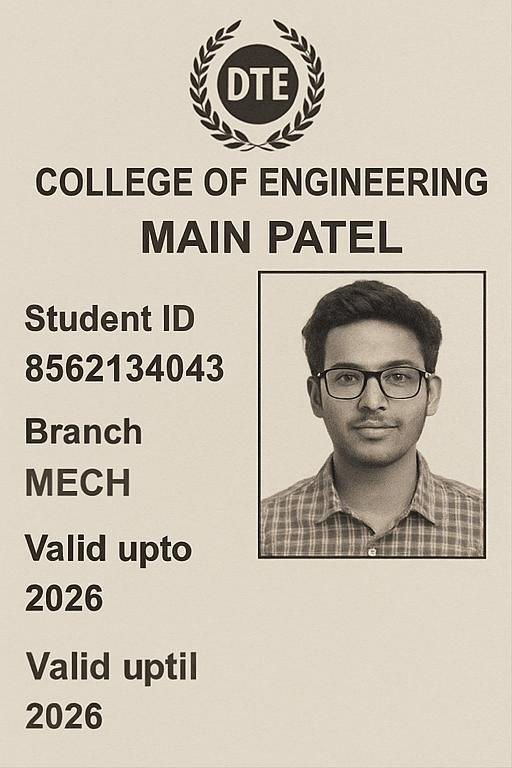
#> input picture test_images/id_card_0_0.jpeg, 512 x 768 px
$ python -i ocr__utils.py   (imports and definitions only)
#> lines starting #> are read from the running program, lines starting #| are printed output that depends on the picture; after the words box and inside, x2 and y2 are one past the last pixel; in counts of white or black regions, pixels touching at a corner belong together
import cv2
import pytesseract
from PIL import Image
import numpy as np

def preprocess_image(image_path: str) -> Image.Image:
#> called with image_path = 'test_images/id_card_0_0.jpeg'
    image = cv2.imread(image_path)
#> image is the input picture: shape (768, 512, 3); mean B, G, R 177.1, 191.4, 200.5

    # Convert to grayscale
    gray = cv2.cvtColor(image, cv2.COLOR_BGR2GRAY)

    # Resize
    gray = cv2.resize(gray, None, fx=2, fy=2, interpolation=cv2.INTER_LINEAR)
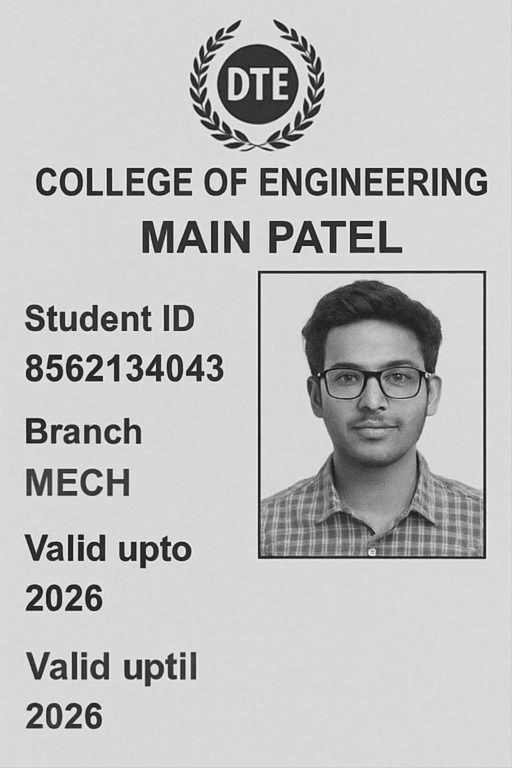
#> gray: shape (1536, 1024) (shown at 1/2 size); min 6, max 251, mean 192.5

    # Thresholding
    _, thresh = cv2.threshold(gray, 150, 255, cv2.THRESH_BINARY)
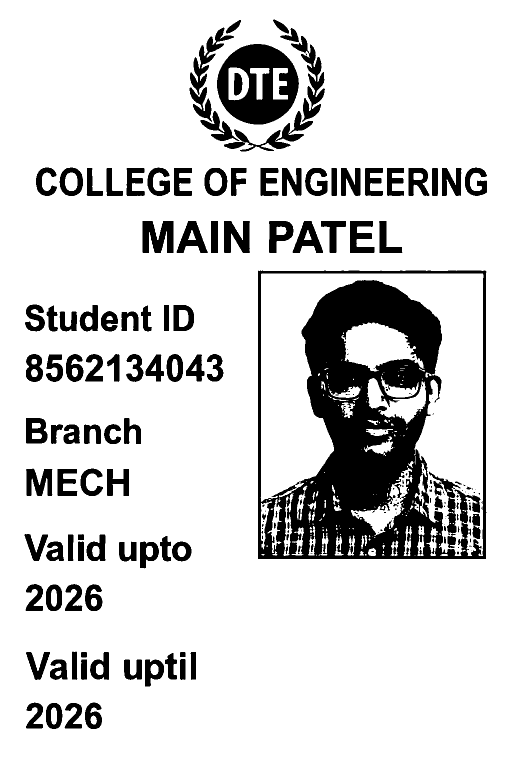
#> thresh: shape (1536, 1024) (shown at 1/2 size); 83.9% white; 223 black regions (85 under 20 px), largest, box (x1, y1, x2, y2) and area: (516, 541, 973, 1118) 119312, (434, 88, 598, 249) 15825, (582, 72, 650, 244) 3779

    # Denoising
    denoised = cv2.fastNlMeansDenoising(thresh, h=30)

    # Convert to PIL
    return Image.fromarray(denoised)

def extract_text(image_path: str) -> str:
    image = preprocess_image(image_path)
    return pytesseract.image_to_string(image)

>>> result = preprocess_image('test_images/id_card_0_0.jpeg')

$ run again, on test_images/id_card_0_1.jpeg
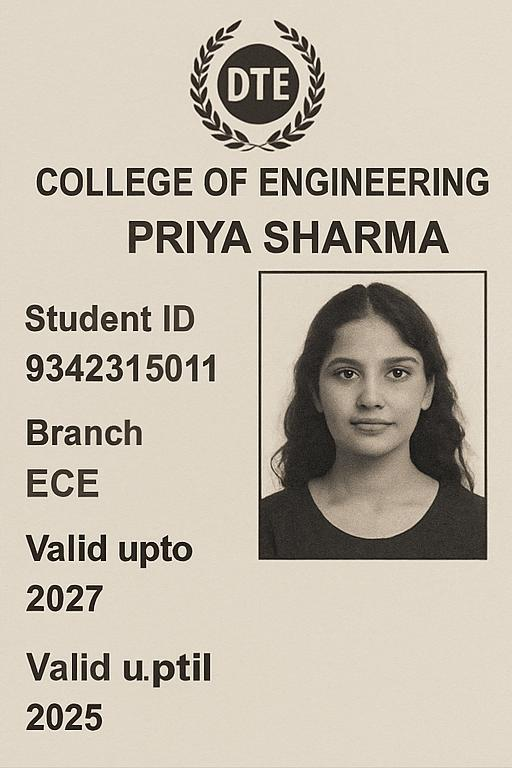
#> input picture test_images/id_card_0_1.jpeg, 512 x 768 px
#> in preprocess_image, image is the input picture: shape (768, 512, 3); mean B, G, R 172, 186, 194.6
#> in preprocess_image, `gray = cv2.resize(gray, None, fx=2, fy=2, interpolation=cv2.INTER_LINE..`:
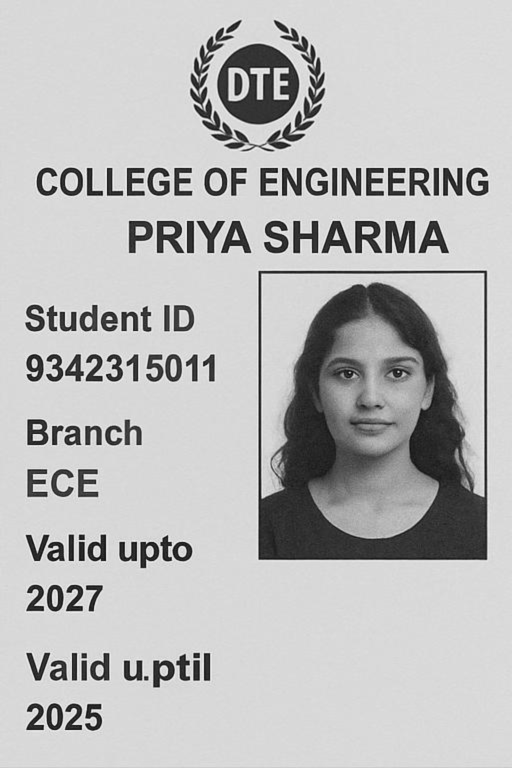
#> gray: shape (1536, 1024) (shown at 1/2 size); min 5, max 251, mean 187
#> in preprocess_image, `_, thresh = cv2.threshold(gray, 150, 255, cv2.THRESH_BINARY)`:
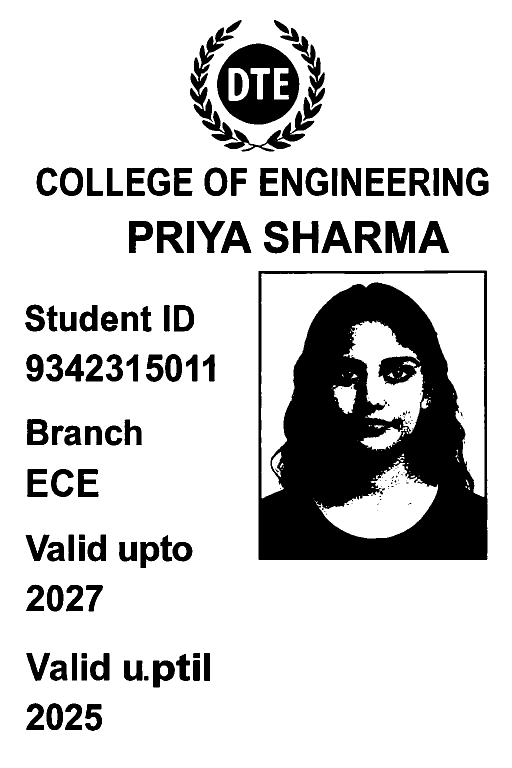
#> thresh: shape (1536, 1024) (shown at 1/2 size); 81.8% white; 168 black regions (64 under 20 px), largest, box (x1, y1, x2, y2) and area: (517, 541, 975, 1120) 155050, (434, 87, 599, 249) 15836, (380, 55, 468, 244) 4318

$ run again, on test_images/id_card_1_1.jpeg
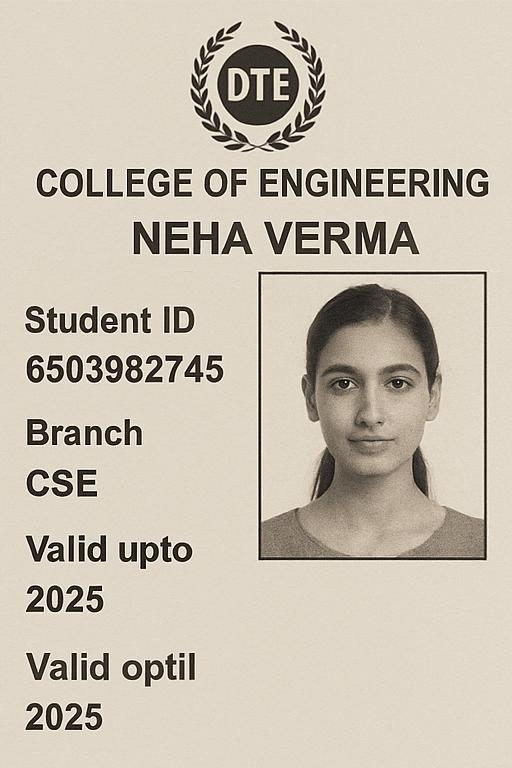
#> input picture test_images/id_card_1_1.jpeg, 512 x 768 px
#> in preprocess_image, image is the input picture: shape (768, 512, 3); mean B, G, R 178.1, 192.7, 201.7
#> in preprocess_image, `gray = cv2.cvtColor(image, cv2.COLOR_BGR2GRAY)`:
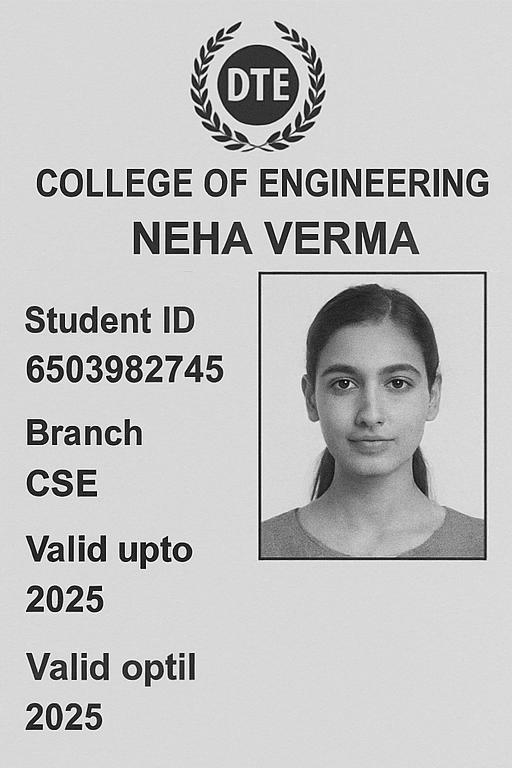
#> gray: shape (768, 512); min 1, max 254, mean 193.7
#> in preprocess_image, `_, thresh = cv2.threshold(gray, 150, 255, cv2.THRESH_BINARY)`:
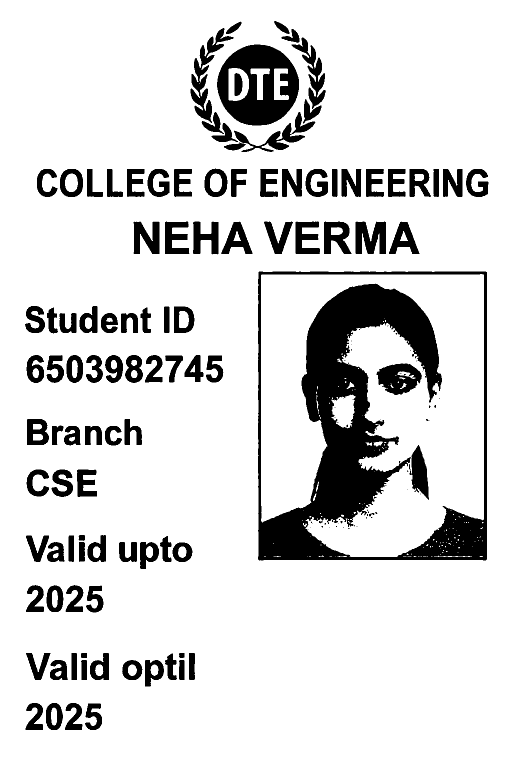
#> thresh: shape (1536, 1024) (shown at 1/2 size); 85.4% white; 152 black regions (48 under 20 px), largest, box (x1, y1, x2, y2) and area: (516, 543, 974, 1121) 92434, (434, 89, 598, 251) 16024, (381, 56, 467, 246) 4252
